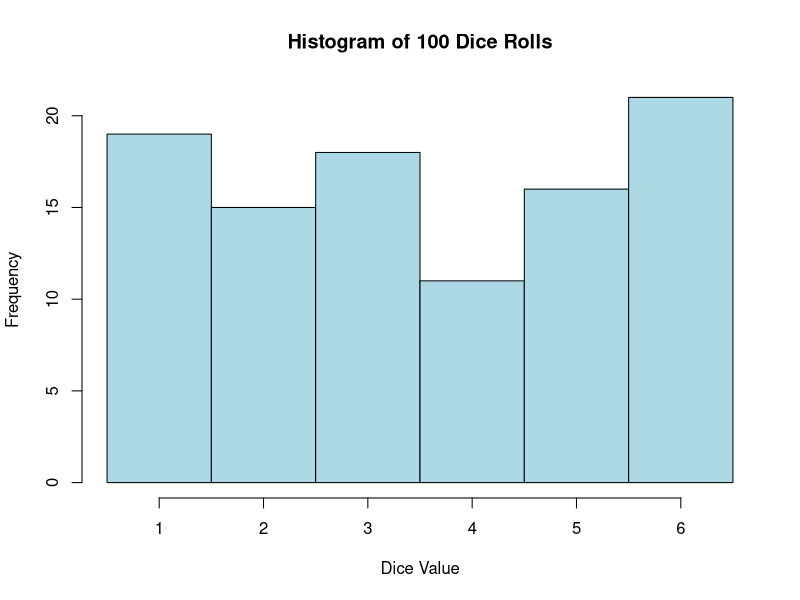

Reproduce this figure in R.
# ==========================================
# 1. BASICS & DATA STRUCTURES
# ==========================================

# Vector: A sequence of data elements of the same basic type
numeric_vector <- c(10, 20, 30, 40, 50)
string_vector <- c("Apple", "Banana", "Cherry")

# Data Frame: A table-like structure holding columns of different types
employee_data <- data.frame(
  id = c(1, 2, 3),
  name = c("Alice", "Bob", "Charlie"),
  salary = c(55000, 72000, 61000),
  stringsAsFactors = FALSE
)


check_salary <- function(salary_value) {
  if (salary_value > 60000) {
    return("High Salary")
  } else {
    return("Standard Salary")
  }
}

# For loop iterating through the numeric vector
print("Looping through vector:")
for (val in numeric_vector) {
  print(val * 2)
}

# ==========================================
# 3. DATA MANIPULATION & STATISTICS
# ==========================================

# Basic statistics
mean_salary <- mean(employee_data$salary)
max_salary <- max(employee_data$salary)

# Vectorized operation: adding a column using our function
# 'sapply' applies the function over every element in the column
employee_data$status <- sapply(employee_data$salary, check_salary)

print("Updated Employee Data Frame:")
print(employee_data)

# ==========================================
# 4. SIMULATION & PLOTTING
# ==========================================

# Generate random data using sample()
set.seed(123) # Ensures reproducibility
dice_rolls <- sample(1:6, size = 100, replace = TRUE)

# Generate a quick histogram plot
# This saves a plot to your working directory as a PNG file
png("dice_plot.png")
hist(dice_rolls, 
     main = "Histogram of 100 Dice Rolls", 
     xlab = "Dice Value", 
     col = "lightblue", 
     breaks = 0.5:6.5)
dev.off() # Closes the plotting device
print("Plot saved as 'dice_plot.png'")
